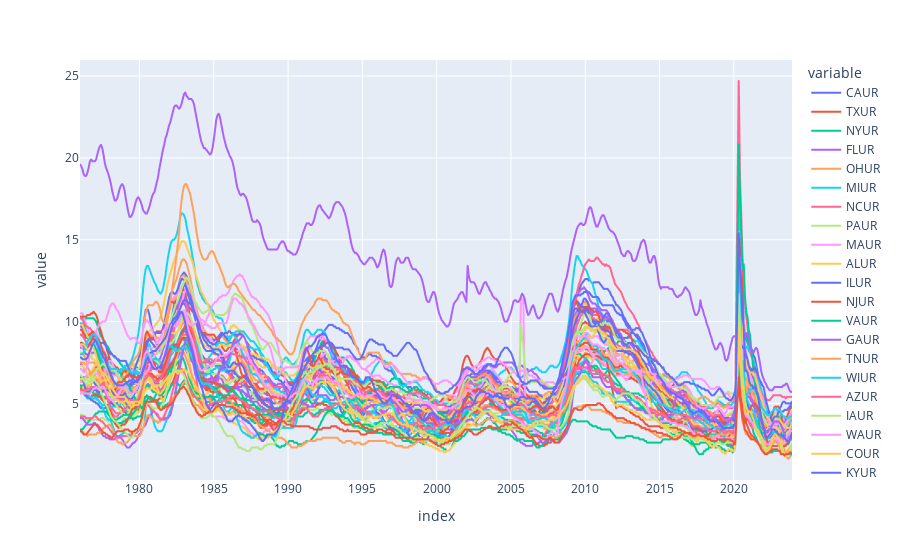

Notebook cell for this chart:
### Code cell
# plot states unemployment rate
px.line(uemp_states)

### Figure 1 — Plotly figure (JSON) as saved in the notebook; plotly's stock layout.template omitted (floating-point values rounded to 4 significant figures; data arrays with more than 128 entries replaced by an {"elided": "..."} marker saying what was removed)
{"data": [{"hovertemplate": "variable=CAUR<br>index=%{x}<br>value=%{y}<extra></extra>", "legendgroup": "CAUR", "line": {"color": "#636efa", "dash": "solid"}, "marker": {"symbol": "circle"}, "mode": "lines", "name": "CAUR", "showlegend": true, "type": "scattergl", "x": {"elided": "574 str values"}, "xaxis": "x", "y": {"elided": "574 float values"}, "yaxis": "y"}, {"hovertemplate": "variable=TXUR<br>index=%{x}<br>value=%{y}<extra></extra>", "legendgroup": "TXUR", "line": {"color": "#EF553B", "dash": "solid"}, "marker": {"symbol": "circle"}, "mode": "lines", "name": "TXUR", "showlegend": true, "type": "scattergl", "x": {"elided": "574 str values"}, "xaxis": "x", "y": {"elided": "574 float values"}, "yaxis": "y"}, {"hovertemplate": "variable=NYUR<br>index=%{x}<br>value=%{y}<extra></extra>", "legendgroup": "NYUR", "line": {"color": "#00cc96", "dash": "solid"}, "marker": {"symbol": "circle"}, "mode": "lines", "name": "NYUR", "showlegend": true, "type": "scattergl", "x": {"elided": "574 str values"}, "xaxis": "x", "y": {"elided": "574 float values"}, "yaxis": "y"}, {"hovertemplate": "variable=FLUR<br>index=%{x}<br>value=%{y}<extra></extra>", "legendgroup": "FLUR", "line": {"color": "#ab63fa", "dash": "solid"}, "marker": {"symbol": "circle"}, "mode": "lines", "name": "FLUR", "showlegend": true, "type": "scattergl", "x": {"elided": "574 str values"}, "xaxis": "x", "y": {"elided": "574 float values"}, "yaxis": "y"}, {"hovertemplate": "variable=OHUR<br>index=%{x}<br>value=%{y}<extra></extra>", "legendgroup": "OHUR", "line": {"color": "#FFA15A", "dash": "solid"}, "marker": {"symbol": "circle"}, "mode": "lines", "name": "OHUR", "showlegend": true, "type": "scattergl", "x": {"elided": "574 str values"}, "xaxis": "x", "y": {"elided": "574 float values"}, "yaxis": "y"}, {"hovertemplate": "variable=MIUR<br>index=%{x}<br>value=%{y}<extra></extra>", "legendgroup": "MIUR", "line": {"color": "#19d3f3", "dash": "solid"}, "marker": {"symbol": "circle"}, "mode": "lines", "name": "MIUR", "showlegend": true, "type": "scattergl", "x": {"elided": "574 str values"}, "xaxis": "x", "y": {"elided": "574 float values"}, "yaxis": "y"}, {"hovertemplate": "variable=NCUR<br>index=%{x}<br>value=%{y}<extra></extra>", "legendgroup": "NCUR", "line": {"color": "#FF6692", "dash": "solid"}, "marker": {"symbol": "circle"}, "mode": "lines", "name": "NCUR", "showlegend": true, "type": "scattergl", "x": {"elided": "574 str values"}, "xaxis": "x", "y": {"elided": "574 float values"}, "yaxis": "y"}, {"hovertemplate": "variable=PAUR<br>index=%{x}<br>value=%{y}<extra></extra>", "legendgroup": "PAUR", "line": {"color": "#B6E880", "dash": "solid"}, "marker": {"symbol": "circle"}, "mode": "lines", "name": "PAUR", "showlegend": true, "type": "scattergl", "x": {"elided": "574 str values"}, "xaxis": "x", "y": {"elided": "574 float values"}, "yaxis": "y"}, {"hovertemplate": "variable=MAUR<br>index=%{x}<br>value=%{y}<extra></extra>", "legendgroup": "MAUR", "line": {"color": "#FF97FF", "dash": "solid"}, "marker": {"symbol": "circle"}, "mode": "lines", "name": "MAUR", "showlegend": true, "type": "scattergl", "x": {"elided": "574 str values"}, "xaxis": "x", "y": {"elided": "574 float values"}, "yaxis": "y"}, {"hovertemplate": "variable=ALUR<br>index=%{x}<br>value=%{y}<extra></extra>", "legendgroup": "ALUR", "line": {"color": "#FECB52", "dash": "solid"}, "marker": {"symbol": "circle"}, "mode": "lines", "name": "ALUR", "showlegend": true, "type": "scattergl", "x": {"elided": "574 str values"}, "xaxis": "x", "y": {"elided": "574 float values"}, "yaxis": "y"}, {"hovertemplate": "variable=ILUR<br>index=%{x}<br>value=%{y}<extra></extra>", "legendgroup": "ILUR", "line": {"color": "#636efa", "dash": "solid"}, "marker": {"symbol": "circle"}, "mode": "lines", "name": "ILUR", "showlegend": true, "type": "scattergl", "x": {"elided": "574 str values"}, "xaxis": "x", "y": {"elided": "574 float values"}, "yaxis": "y"}, {"hovertemplate": "variable=NJUR<br>index=%{x}<br>value=%{y}<extra></extra>", "legendgroup": "NJUR", "line": {"color": "#EF553B", "dash": "solid"}, "marker": {"symbol": "circle"}, "mode": "lines", "name": "NJUR", "showlegend": true, "type": "scattergl", "x": {"elided": "574 str values"}, "xaxis": "x", "y": {"elided": "574 float values"}, "yaxis": "y"}, {"hovertemplate": "variable=VAUR<br>index=%{x}<br>value=%{y}<extra></extra>", "legendgroup": "VAUR", "line": {"color": "#00cc96", "dash": "solid"}, "marker": {"symbol": "circle"}, "mode": "lines", "name": "VAUR", "showlegend": true, "type": "scattergl", "x": {"elided": "574 str values"}, "xaxis": "x", "y": {"elided": "574 float values"}, "yaxis": "y"}, {"hovertemplate": "variable=GAUR<br>index=%{x}<br>value=%{y}<extra></extra>", "legendgroup": "GAUR", "line": {"color": "#ab63fa", "dash": "solid"}, "marker": {"symbol": "circle"}, "mode": "lines", "name": "GAUR", "showlegend": true, "type": "scattergl", "x": {"elided": "574 str values"}, "xaxis": "x", "y": {"elided": "574 float values"}, "yaxis": "y"}, {"hovertemplate": "variable=TNUR<br>index=%{x}<br>value=%{y}<extra></extra>", "legendgroup": "TNUR", "line": {"color": "#FFA15A", "dash": "solid"}, "marker": {"symbol": "circle"}, "mode": "lines", "name": "TNUR", "showlegend": true, "type": "scattergl", "x": {"elided": "574 str values"}, "xaxis": "x", "y": {"elided": "574 float values"}, "yaxis": "y"}, {"hovertemplate": "variable=WIUR<br>index=%{x}<br>value=%{y}<extra></extra>", "legendgroup": "WIUR", "line": {"color": "#19d3f3", "dash": "solid"}, "marker": {"symbol": "circle"}, "mode": "lines", "name": "WIUR", "showlegend": true, "type": "scattergl", "x": {"elided": "574 str values"}, "xaxis": "x", "y": {"elided": "574 float values"}, "yaxis": "y"}, {"hovertemplate": "variable=AZUR<br>index=%{x}<br>value=%{y}<extra></extra>", "legendgroup": "AZUR", "line": {"color": "#FF6692", "dash": "solid"}, "marker": {"symbol": "circle"}, "mode": "lines", "name": "AZUR", "showlegend": true, "type": "scattergl", "x": {"elided": "574 str values"}, "xaxis": "x", "y": {"elided": "574 float values"}, "yaxis": "y"}, {"hovertemplate": "variable=IAUR<br>index=%{x}<br>value=%{y}<extra></extra>", "legendgroup": "IAUR", "line": {"color": "#B6E880", "dash": "solid"}, "marker": {"symbol": "circle"}, "mode": "lines", "name": "IAUR", "showlegend": true, "type": "scattergl", "x": {"elided": "574 str values"}, "xaxis": "x", "y": {"elided": "574 float values"}, "yaxis": "y"}, {"hovertemplate": "variable=WAUR<br>index=%{x}<br>value=%{y}<extra></extra>", "legendgroup": "WAUR", "line": {"color": "#FF97FF", "dash": "solid"}, "marker": {"symbol": "circle"}, "mode": "lines", "name": "WAUR", "showlegend": true, "type": "scattergl", "x": {"elided": "574 str values"}, "xaxis": "x", "y": {"elided": "574 float values"}, "yaxis": "y"}, {"hovertemplate": "variable=COUR<br>index=%{x}<br>value=%{y}<extra></extra>", "legendgroup": "COUR", "line": {"color": "#FECB52", "dash": "solid"}, "marker": {"symbol": "circle"}, "mode": "lines", "name": "COUR", "showlegend": true, "type": "scattergl", "x": {"elided": "574 str values"}, "xaxis": "x", "y": {"elided": "574 float values"}, "yaxis": "y"}, {"hovertemplate": "variable=KYUR<br>index=%{x}<br>value=%{y}<extra></extra>", "legendgroup": "KYUR", "line": {"color": "#636efa", "dash": "solid"}, "marker": {"symbol": "circle"}, "mode": "lines", "name": "KYUR", "showlegend": true, "type": "scattergl", "x": {"elided": "574 str values"}, "xaxis": "x", "y": {"elided": "574 float values"}, "yaxis": "y"}, {"hovertemplate": "variable=ORUR<br>index=%{x}<br>value=%{y}<extra></extra>", "legendgroup": "ORUR", "line": {"color": "#EF553B", "dash": "solid"}, "marker": {"symbol": "circle"}, "mode": "lines", "name": "ORUR", "showlegend": true, "type": "scattergl", "x": {"elided": "574 str values"}, "xaxis": "x", "y": {"elided": "574 float values"}, "yaxis": "y"}, {"hovertemplate": "variable=MNUR<br>index=%{x}<br>value=%{y}<extra></extra>", "legendgroup": "MNUR", "line": {"color": "#00cc96", "dash": "solid"}, "marker": {"symbol": "circle"}, "mode": "lines", "name": "MNUR", "showlegend": true, "type": "scattergl", "x": {"elided": "574 str values"}, "xaxis": "x", "y": {"elided": "574 float values"}, "yaxis": "y"}, {"hovertemplate": "variable=SCUR<br>index=%{x}<br>value=%{y}<extra></extra>", "legendgroup": "SCUR", "line": {"color": "#ab63fa", "dash": "solid"}, "marker": {"symbol": "circle"}, "mode": "lines", "name": "SCUR", "showlegend": true, "type": "scattergl", "x": {"elided": "574 str values"}, "xaxis": "x", "y": {"elided": "574 float values"}, "yaxis": "y"}, {"hovertemplate": "variable=MDUR<br>index=%{x}<br>value=%{y}<extra></extra>", "legendgroup": "MDUR", "line": {"color": "#FFA15A", "dash": "solid"}, "marker": {"symbol": "circle"}, "mode": "lines", "name": "MDUR", "showlegend": true, "type": "scattergl", "x": {"elided": "574 str values"}, "xaxis": "x", "y": {"elided": "574 float values"}, "yaxis": "y"}, {"hovertemplate": "variable=NMUR<br>index=%{x}<br>value=%{y}<extra></extra>", "legendgroup": "NMUR", "line": {"color": "#19d3f3", "dash": "solid"}, "marker": {"symbol": "circle"}, "mode": "lines", "name": "NMUR", "showlegend": true, "type": "scattergl", "x": {"elided": "574 str values"}, "xaxis": "x", "y": {"elided": "574 float values"}, "yaxis": "y"}, {"hovertemplate": "variable=NVUR<br>index=%{x}<br>value=%{y}<extra></extra>", "legendgroup": "NVUR", "line": {"color": "#FF6692", "dash": "solid"}, "marker": {"symbol": "circle"}, "mode": "lines", "name": "NVUR", "showlegend": true, "type": "scattergl", "x": {"elided": "574 str values"}, "xaxis": "x", "y": {"elided": "574 float values"}, "yaxis": "y"}, {"hovertemplate": "variable=MOUR<br>index=%{x}<br>value=%{y}<extra></extra>", "legendgroup": "MOUR", "line": {"color": "#B6E880", "dash": "solid"}, "marker": {"symbol": "circle"}, "mode": "lines", "name": "MOUR", "showlegend": true, "type": "scattergl", "x": {"elided": "574 str values"}, "xaxis": "x", "y": {"elided": "574 float values"}, "yaxis": "y"}, {"hovertemplate": "variable=LAUR<br>index=%{x}<br>value=%{y}<extra></extra>", "legendgroup": "LAUR", "line": {"color": "#FF97FF", "dash": "solid"}, "marker": {"symbol": "circle"}, "mode": "lines", "name": "LAUR", "showlegend": true, "type": "scattergl", "x": {"elided": "574 str values"}, "xaxis": "x", "y": {"elided": "574 float values"}, "yaxis": "y"}, {"hovertemplate": "variable=ARUR<br>index=%{x}<br>value=%{y}<extra></extra>", "legendgroup": "ARUR", "line": {"color": "#FECB52", "dash": "solid"}, "marker": {"symbol": "circle"}, "mode": "lines", "name": "ARUR", "showlegend": true, "type": "scattergl", "x": {"elided": "574 str values"}, "xaxis": "x", "y": {"elided": "574 float values"}, "yaxis": "y"}, {"hovertemplate": "variable=INUR<br>index=%{x}<br>value=%{y}<extra></extra>", "legendgroup": "INUR", "line": {"color": "#636efa", "dash": "solid"}, "marker": {"symbol": "circle"}, "mode": "lines", "name": "INUR", "showlegend": true, "type": "scattergl", "x": {"elided": "574 str values"}, "xaxis": "x", "y": {"elided": "574 float values"}, "yaxis": "y"}, {"hovertemplate": "variable=UTUR<br>index=%{x}<br>value=%{y}<extra></extra>", "legendgroup": "UTUR", "line": {"color": "#EF553B", "dash": "solid"}, "marker": {"symbol": "circle"}, "mode": "lines", "name": "UTUR", "showlegend": true, "type": "scattergl", "x": {"elided": "574 str values"}, "xaxis": "x", "y": {"elided": "574 float values"}, "yaxis": "y"}, {"hovertemplate": "variable=HIUR<br>index=%{x}<br>value=%{y}<extra></extra>", "legendgroup": "HIUR", "line": {"color": "#00cc96", "dash": "solid"}, "marker": {"symbol": "circle"}, "mode": "lines", "name": "HIUR", "showlegend": true, "type": "scattergl", "x": {"elided": "574 str values"}, "xaxis": "x", "y": {"elided": "574 float values"}, "yaxis": "y"}, {"hovertemplate": "variable=PRUR<br>index=%{x}<br>value=%{y}<extra></extra>", "legendgroup": "PRUR", "line": {"color": "#ab63fa", "dash": "solid"}, "marker": {"symbol": "circle"}, "mode": "lines", "name": "PRUR", "showlegend": true, "type": "scattergl", "x": {"elided": "574 str values"}, "xaxis": "x", "y": {"elided": "574 float values"}, "yaxis": "y"}, {"hovertemplate": "variable=WVUR<br>index=%{x}<br>value=%{y}<extra></extra>", "legendgroup": "WVUR", "line": {"color": "#FFA15A", "dash": "solid"}, "marker": {"symbol": "circle"}, "mode": "lines", "name": "WVUR", "showlegend": true, "type": "scattergl", "x": {"elided": "574 str values"}, "xaxis": "x", "y": {"elided": "574 float values"}, "yaxis": "y"}, {"hovertemplate": "variable=OKUR<br>index=%{x}<br>value=%{y}<extra></extra>", "legendgroup": "OKUR", "line": {"color": "#19d3f3", "dash": "solid"}, "marker": {"symbol": "circle"}, "mode": "lines", "name": "OKUR", "showlegend": true, "type": "scattergl", "x": {"elided": "574 str values"}, "xaxis": "x", "y": {"elided": "574 float values"}, "yaxis": "y"}, {"hovertemplate": "variable=MTUR<br>index=%{x}<br>value=%{y}<extra></extra>", "legendgroup": "MTUR", "line": {"color": "#FF6692", "dash": "solid"}, "marker": {"symbol": "circle"}, "mode": "lines", "name": "MTUR", "showlegend": true, "type": "scattergl", "x": {"elided": "574 str values"}, "xaxis": "x", "y": {"elided": "574 float values"}, "yaxis": "y"}, {"hovertemplate": "variable=MSUR<br>index=%{x}<br>value=%{y}<extra></extra>", "legendgroup": "MSUR", "line": {"color": "#B6E880", "dash": "solid"}, "marker": {"symbol": "circle"}, "mode": "lines", "name": "MSUR", "showlegend": true, "type": "scattergl", "x": {"elided": "574 str values"}, "xaxis": "x", "y": {"elided": "574 float values"}, "yaxis": "y"}, {"hovertemplate": "variable=AKUR<br>index=%{x}<br>value=%{y}<extra></extra>", "legendgroup": "AKUR", "line": {"color": "#FF97FF", "dash": "solid"}, "marker": {"symbol": "circle"}, "mode": "lines", "name": "AKUR", "showlegend": true, "type": "scattergl", "x": {"elided": "574 str values"}, "xaxis": "x", "y": {"elided": "574 float values"}, "yaxis": "y"}, {"hovertemplate": "variable=CTUR<br>index=%{x}<br>value=%{y}<extra></extra>", "legendgroup": "CTUR", "line": {"color": "#FECB52", "dash": "solid"}, "marker": {"symbol": "circle"}, "mode": "lines", "name": "CTUR", "showlegend": true, "type": "scattergl", "x": {"elided": "574 str values"}, "xaxis": "x", "y": {"elided": "574 float values"}, "yaxis": "y"}, {"hovertemplate": "variable=DCUR<br>index=%{x}<br>value=%{y}<extra></extra>", "legendgroup": "DCUR", "line": {"color": "#636efa", "dash": "solid"}, "marker": {"symbol": "circle"}, "mode": "lines", "name": "DCUR", "showlegend": true, "type": "scattergl", "x": {"elided": "574 str values"}, "xaxis": "x", "y": {"elided": "574 float values"}, "yaxis": "y"}, {"hovertemplate": "variable=MEUR<br>index=%{x}<br>value=%{y}<extra></extra>", "legendgroup": "MEUR", "line": {"color": "#EF553B", "dash": "solid"}, "marker": {"symbol": "circle"}, "mode": "lines", "name": "MEUR", "showlegend": true, "type": "scattergl", "x": {"elided": "574 str values"}, "xaxis": "x", "y": {"elided": "574 float values"}, "yaxis": "y"}, {"hovertemplate": "variable=NDUR<br>index=%{x}<br>value=%{y}<extra></extra>", "legendgroup": "NDUR", "line": {"color": "#00cc96", "dash": "solid"}, "marker": {"symbol": "circle"}, "mode": "lines", "name": "NDUR", "showlegend": true, "type": "scattergl", "x": {"elided": "574 str values"}, "xaxis": "x", "y": {"elided": "574 float values"}, "yaxis": "y"}, {"hovertemplate": "variable=WYUR<br>index=%{x}<br>value=%{y}<extra></extra>", "legendgroup": "WYUR", "line": {"color": "#ab63fa", "dash": "solid"}, "marker": {"symbol": "circle"}, "mode": "lines", "name": "WYUR", "showlegend": true, "type": "scattergl", "x": {"elided": "574 str values"}, "xaxis": "x", "y": {"elided": "574 float values"}, "yaxis": "y"}, {"hovertemplate": "variable=NEUR<br>index=%{x}<br>value=%{y}<extra></extra>", "legendgroup": "NEUR", "line": {"color": "#FFA15A", "dash": "solid"}, "marker": {"symbol": "circle"}, "mode": "lines", "name": "NEUR", "showlegend": true, "type": "scattergl", "x": {"elided": "574 str values"}, "xaxis": "x", "y": {"elided": "574 float values"}, "yaxis": "y"}, {"hovertemplate": "variable=DEUR<br>index=%{x}<br>value=%{y}<extra></extra>", "legendgroup": "DEUR", "line": {"color": "#19d3f3", "dash": "solid"}, "marker": {"symbol": "circle"}, "mode": "lines", "name": "DEUR", "showlegend": true, "type": "scattergl", "x": {"elided": "574 str values"}, "xaxis": "x", "y": {"elided": "574 float values"}, "yaxis": "y"}, {"hovertemplate": "variable=KSUR<br>index=%{x}<br>value=%{y}<extra></extra>", "legendgroup": "KSUR", "line": {"color": "#FF6692", "dash": "solid"}, "marker": {"symbol": "circle"}, "mode": "lines", "name": "KSUR", "showlegend": true, "type": "scattergl", "x": {"elided": "574 str values"}, "xaxis": "x", "y": {"elided": "574 float values"}, "yaxis": "y"}, {"hovertemplate": "variable=NHUR<br>index=%{x}<br>value=%{y}<extra></extra>", "legendgroup": "NHUR", "line": {"color": "#B6E880", "dash": "solid"}, "marker": {"symbol": "circle"}, "mode": "lines", "name": "NHUR", "showlegend": true, "type": "scattergl", "x": {"elided": "574 str values"}, "xaxis": "x", "y": {"elided": "574 float values"}, "yaxis": "y"}, {"hovertemplate": "variable=IDUR<br>index=%{x}<br>value=%{y}<extra></extra>", "legendgroup": "IDUR", "line": {"color": "#FF97FF", "dash": "solid"}, "marker": {"symbol": "circle"}, "mode": "lines", "name": "IDUR", "showlegend": true, "type": "scattergl", "x": {"elided": "574 str values"}, "xaxis": "x", "y": {"elided": "574 float values"}, "yaxis": "y"}, {"hovertemplate": "variable=VTUR<br>index=%{x}<br>value=%{y}<extra></extra>", "legendgroup": "VTUR", "line": {"color": "#FECB52", "dash": "solid"}, "marker": {"symbol": "circle"}, "mode": "lines", "name": "VTUR", "showlegend": true, "type": "scattergl", "x": {"elided": "574 str values"}, "xaxis": "x", "y": {"elided": "574 float values"}, "yaxis": "y"}, {"hovertemplate": "variable=RIUR<br>index=%{x}<br>value=%{y}<extra></extra>", "legendgroup": "RIUR", "line": {"color": "#636efa", "dash": "solid"}, "marker": {"symbol": "circle"}, "mode": "lines", "name": "RIUR", "showlegend": true, "type": "scattergl", "x": {"elided": "574 str values"}, "xaxis": "x", "y": {"elided": "574 float values"}, "yaxis": "y"}, {"hovertemplate": "variable=SDUR<br>index=%{x}<br>value=%{y}<extra></extra>", "legendgroup": "SDUR", "line": {"color": "#EF553B", "dash": "solid"}, "marker": {"symbol": "circle"}, "mode": "lines", "name": "SDUR", "showlegend": true, "type": "scattergl", "x": {"elided": "574 str values"}, "xaxis": "x", "y": {"elided": "574 float values"}, "yaxis": "y"}], "layout": {"autosize": true, "legend": {"title": {"text": "variable"}, "tracegroupgap": 0}, "margin": {"t": 60}, "xaxis": {"anchor": "y", "autorange": true, "domain": [0, 1], "range": ["1976-01-01", "2023-12-01"], "title": {"text": "index"}, "type": "date"}, "yaxis": {"anchor": "x", "autorange": true, "domain": [0, 1], "range": [0.3167, 25.98], "title": {"text": "value"}, "type": "linear"}}}
